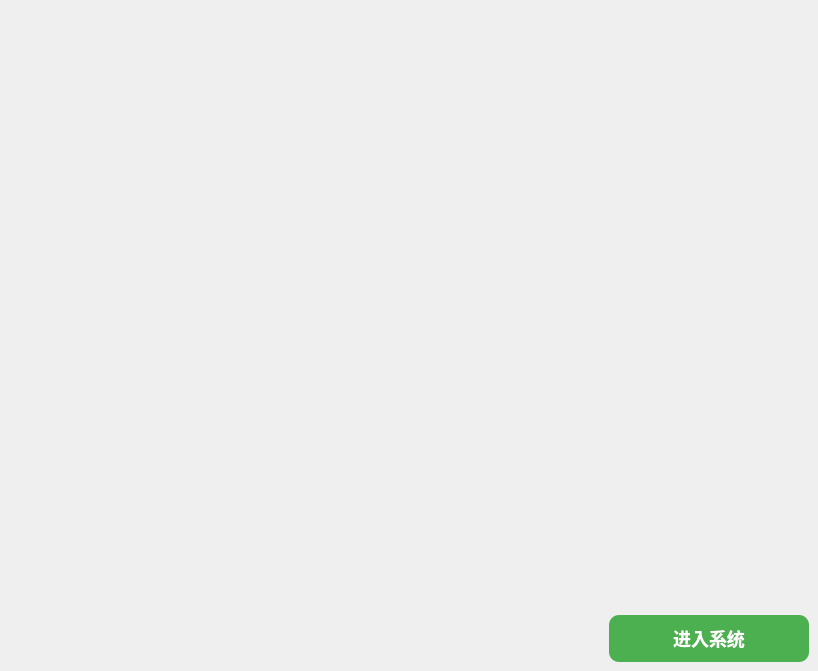
<?xml version="1.0" encoding="UTF-8"?>
<ui version="4.0">
 <class>LoginWindow</class>
 <widget class="QMainWindow" name="LoginWindow">
  <property name="geometry">
   <rect>
    <x>0</x>
    <y>0</y>
    <width>800</width>
    <height>600</height>
   </rect>
  </property>
  <property name="windowTitle">
   <string>欢迎使用草原空中巡逻无人机</string>
  </property>
  <widget class="QWidget" name="centralwidget">
   <layout class="QVBoxLayout" name="verticalLayout">
    <item>
     <widget class="QLabel" name="backgroundLabel">
      <property name="alignment">
       <set>Qt::AlignCenter</set>
      </property>
      <property name="sizePolicy">
       <sizepolicy hsizetype="Expanding" vsizetype="Expanding">
        <horstretch>0</horstretch>
        <verstretch>0</verstretch>
       </sizepolicy>
      </property>
      <property name="minimumSize">
       <size>
        <width>800</width>
        <height>600</height>
       </size>
      </property>
     </widget>
    </item>
    <item>
     <spacer name="verticalSpacer">
      <property name="orientation">
       <enum>Qt::Vertical</enum>
      </property>
      <property name="sizeHint" stdset="0">
       <size>
        <width>20</width>
        <height>40</height>
       </size>
      </property>
     </spacer>
    </item>
    <item>
     <widget class="QPushButton" name="loginButton">
      <property name="text">
       <string>进入系统</string>
      </property>
      <property name="sizePolicy">
       <sizepolicy hsizetype="Expanding" vsizetype="Fixed">
        <horstretch>0</horstretch>
        <verstretch>0</verstretch>
       </sizepolicy>
      </property>
      <property name="maximumSize">
       <size>
        <width>200</width>
        <height>50</height>
       </size>
      </property>
      <property name="layoutDirection">
       <enum>Qt::RightToLeft</enum>
      </property>
      <property name="styleSheet">
       <string notr="true">font-size: 18px; font-weight: bold; background-color: #4CAF50; color: white; border-radius: 10px; padding: 10px 20px;</string>
      </property>
     </widget>
    </item>
   </layout>
  </widget>
  <resources/>
  <connections/>
 </widget>
</ui>
